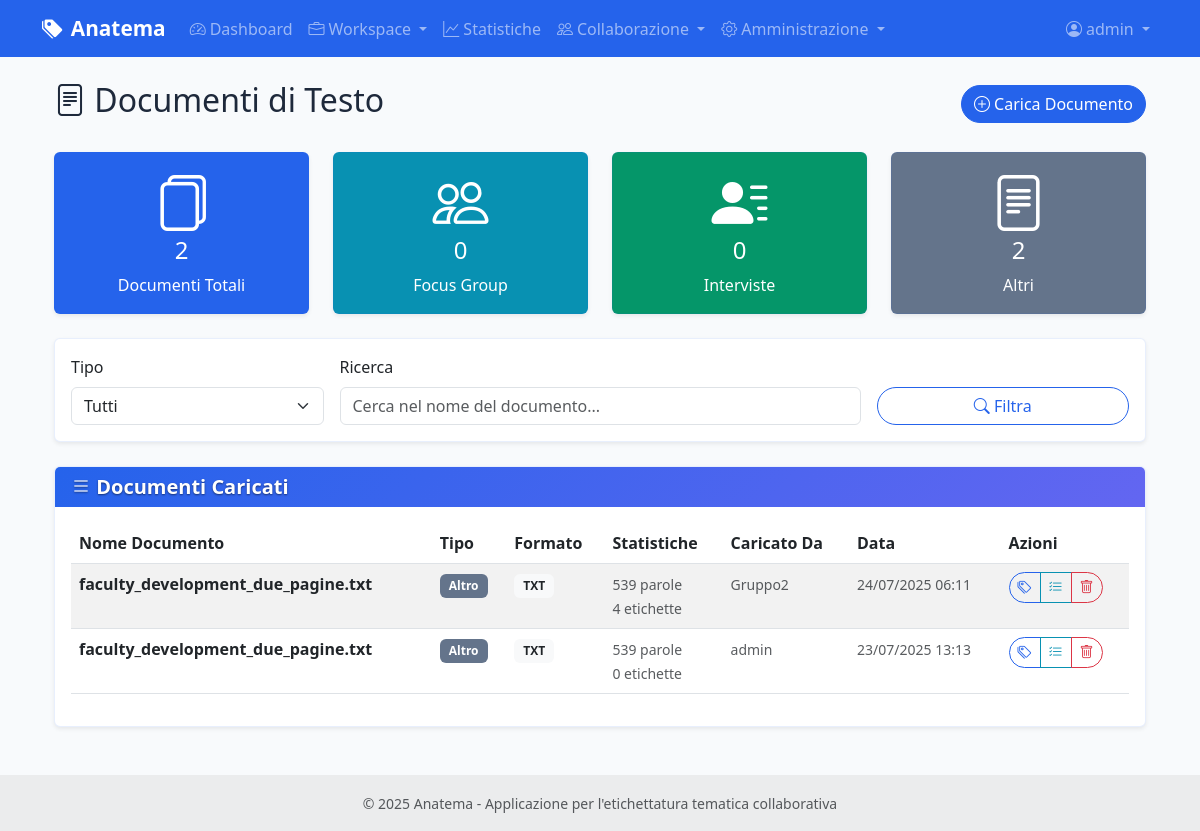
Screenshot of /text-documents/list (signed in) with the database file from the repository.
### models.py (models this page shows, shortened)
class User(UserMixin, db.Model):
    id = db.Column(db.Integer, primary_key=True)
    username = db.Column(db.String(80), unique=True, nullable=False)
    email = db.Column(db.String(120), unique=True, nullable=False)
    password_hash = db.Column(db.String(255), nullable=False)
    role = db.Column(db.String(20), default='annotatore')  # 'amministratore' o 'annotatore'
    is_active = db.Column(db.Boolean, default=True)
    last_login = db.Column(db.DateTime)
    created_at = db.Column(db.DateTime, default=datetime.utcnow)
    updated_at = db.Column(db.DateTime, default=datetime.utcnow, onupdate=datetime.utcnow)
    annotations = db.relationship('CellAnnotation', foreign_keys='CellAnnotation.user_id', backref='user', lazy=True)
    @property
    def is_admin(self):
        return self.role == 'amministratore'
    def can_manage_users(self):
        return self.role == 'amministratore'

class TextDocument(db.Model):
    __tablename__ = 'text_documents'
    id = db.Column(db.Integer, primary_key=True)
    filename = db.Column(db.String(255), nullable=False)  # Nome file sul server
    original_name = db.Column(db.String(255), nullable=False)  # Nome originale del file
    content = db.Column(db.Text, nullable=False)  # Contenuto del documento
    document_type = db.Column(db.String(50), default='other')  # 'focus_group', 'interview', 'other'
    file_format = db.Column(db.String(10), nullable=False)  # 'txt', 'md', 'docx'
    word_count = db.Column(db.Integer, default=0)
    character_count = db.Column(db.Integer, default=0)
    user_id = db.Column(db.Integer, db.ForeignKey('user.id'), nullable=False)
    project_id = db.Column(db.Integer, db.ForeignKey('projects.id'), nullable=True)
    created_at = db.Column(db.DateTime, default=datetime.utcnow)
    updated_at = db.Column(db.DateTime, default=datetime.utcnow, onupdate=datetime.utcnow)
    uploader = db.relationship('User', backref='text_documents')
    annotations = db.relationship('TextAnnotation', backref='document', lazy=True, cascade='all, delete-orphan')

### routes/text_documents.py (the view)
@text_documents_bp.route('/list')
@login_required
def list_documents():
    page = request.args.get('page', 1, type=int)
    per_page = 20
    document_type = request.args.get('type')
    search = request.args.get('search')
    query = TextDocument.query
    if document_type and document_type != 'all':
        query = query.filter_by(document_type=document_type)
    if search:
        search_term = f"%{search}%"
        query = query.filter(TextDocument.original_name.ilike(search_term))
    if not current_user.is_admin:
        query = query.filter_by(user_id=current_user.id)
    documents = query.order_by(TextDocument.created_at.desc()).paginate(
        page=page, per_page=per_page, error_out=False
    )
    if current_user.is_admin:
        total_query = TextDocument.query
    else:
        total_query = TextDocument.query.filter_by(user_id=current_user.id)
    stats = {
        'total': total_query.count(),
        'focus_groups': total_query.filter_by(document_type='focus_group').count(),
        'interviews': total_query.filter_by(document_type='interview').count(),
        'other': total_query.filter_by(document_type='other').count()
    }
    return render_template('text_documents/list.html',
                         documents=documents,
                         stats=stats,
                         current_type=document_type,
                         current_search=search)

### templates/text_documents/list.html (shortened to what this page needs)
{% extends "base.html" %}
{% block content %}
<div class="container-fluid">
    <div class="row">
        <div class="col-12">
            <div class="d-flex justify-content-between align-items-center mb-4">
                <h2><i class="bi bi-file-text"></i> Documenti di Testo</h2>
                <a href="{{ url_for('text_documents.upload') }}" class="btn btn-primary">
                    <i class="bi bi-plus-circle"></i> Carica Documento
                </a>
            </div>
            <div class="row mb-4">
                <div class="col-md-3">
                    <div class="card bg-primary text-white">
                        <div class="card-body text-center">
                            <i class="bi bi-files display-4 mb-2"></i>
                            <h4>{{ stats.total }}</h4>
                            <p class="mb-0">Documenti Totali</p>
                        </div>
                    </div>
                </div>
                <div class="col-md-3">
                    <div class="card bg-info text-white">
                        <div class="card-body text-center">
                            <i class="bi bi-people display-4 mb-2"></i>
                            <h4>{{ stats.focus_groups }}</h4>
                            <p class="mb-0">Focus Group</p>
                        </div>
                    </div>
                </div>
                <div class="col-md-3">
                    <div class="card bg-success text-white">
                        <div class="card-body text-center">
                            <i class="bi bi-person-lines-fill display-4 mb-2"></i>
                            <h4>{{ stats.interviews }}</h4>
                            <p class="mb-0">Interviste</p>
                        </div>
                    </div>
                </div>
                <div class="col-md-3">
                    <div class="card bg-secondary text-white">
                        <div class="card-body text-center">
                            <i class="bi bi-file-text display-4 mb-2"></i>
                            <h4>{{ stats.other }}</h4>
                            <p class="mb-0">Altri</p>
                        </div>
                    </div>
                </div>
            </div>
            <div class="card mb-4">
                <div class="card-body">
                    <form method="GET" class="row g-3">
                        <div class="col-md-3">
                            <label for="type" class="form-label">Tipo</label>
                            <select class="form-select" id="type" name="type">
                                <option value="all" {% if current_type == 'all' or not current_type %}selected{% endif %}>Tutti</option>
                            </select>
                        </div>
                        <div class="col-md-6">
                            <label for="search" class="form-label">Ricerca</label>
                            <input type="text" class="form-control" id="search" name="search"
                                   placeholder="Cerca nel nome del documento..."
                                   value="{{ current_search or '' }}">
                        </div>
                        <div class="col-md-3">
                            <label class="form-label">&nbsp;</label>
                            <div class="d-grid">
                                <button type="submit" class="btn btn-outline-primary">
                                    <i class="bi bi-search"></i> Filtra
                                </button>
                            </div>
                        </div>
                    </form>
                </div>
            </div>
            <div class="card">
                <div class="card-header">
                    <h5 class="mb-0">
                        <i class="bi bi-list"></i> Documenti Caricati
                    </h5>
                </div>
                <div class="card-body">
                    {% if documents.items %}
                    <div class="table-responsive">
                        <table class="table table-striped">
                            <thead>
                                <tr>
                                    <th>Nome Documento</th>
                                    <th>Tipo</th>
                                    <th>Formato</th>
                                    <th>Statistiche</th>
                                    <th>Caricato Da</th>
                                    <th>Data</th>
                                    <th>Azioni</th>
                                </tr>
                            </thead>
                            <tbody>
                                {% for document in documents.items %}
                                <tr data-document-id="{{ document.id }}">
                                    <td>
                                        <strong>{{ document.original_name }}</strong>
                                    </td>
                                    <td>
                                        {% if document.document_type == 'focus_group' %}
                                            <span class="badge bg-info">Focus Group</span>
                                        {% elif document.document_type == 'interview' %}
                                            <span class="badge bg-success">Intervista</span>
                                        {% else %}
                                            <span class="badge bg-secondary">Altro</span>
                                        {% endif %}
                                    </td>
                                    <td>
                                        <span class="badge bg-light text-dark">
                                            {{ document.file_format.upper() }}
                                        </span>
                                    </td>
                                    <td>
                                        <small class="text-muted">
                                            {{ document.word_count }} parole<br>
                                            {{ document.annotations|length }} etichette
                                        </small>
                                    </td>
                                    <td>
                                        <small class="text-muted">
                                            {{ document.uploader.username }}
                                        </small>
                                    </td>
                                    <td>
                                        <small class="text-muted">
                                            {{ document.created_at.strftime('%d/%m/%Y %H:%M') }}
                                        </small>
                                    </td>
                                    <td>
                                        <div class="btn-group" role="group">
                                            <a href="{{ url_for('text_documents.annotate', document_id=document.id) }}"
                                               class="btn btn-sm btn-outline-primary" title="Etichetta">
                                                <i class="bi bi-tags"></i>
                                            </a>
                                            <a href="{{ url_for('text_documents.annotations', document_id=document.id) }}"
                                               class="btn btn-sm btn-outline-info" title="Gestisci Annotazioni">
                                                <i class="bi bi-list-check"></i>
                                            </a>
                                            {% if current_user.is_admin or document.user_id == current_user.id %}
                                            <button type="button" class="btn btn-sm btn-outline-danger delete-document"
                                                    data-document-id="{{ document.id }}"
                                                    data-document-name="{{ document.original_name }}" title="Elimina">
                                                <i class="bi bi-trash"></i>
                                            </button>
                                            {% endif %}
                                        </div>
                                    </td>
                                </tr>
                                {% endfor %}
                            </tbody>
                        </table>
                    </div>
                    {% endif %}
                </div>
            </div>
        </div>
    </div>
</div>
{% endblock %}

### templates/base.html (shortened to what this page needs)
<!DOCTYPE html>
<html lang="it">
<head>
    <link href="https://cdn.jsdelivr.net/npm/bootstrap@5.3.0/dist/css/bootstrap.min.css" rel="stylesheet">
    <link href="https://cdn.jsdelivr.net/npm/bootstrap-icons@1.10.0/font/bootstrap-icons.css" rel="stylesheet">
    <link href="{{ url_for('static', filename='css/style.css') }}" rel="stylesheet">
</head>
<body>
    <nav class="navbar navbar-expand-lg navbar-dark bg-primary">
        <div class="container">
            <a class="navbar-brand" href="{{ url_for('main.index') }}">
                <i class="bi bi-tags-fill me-2"></i>Anatema
            </a>
            <div class="collapse navbar-collapse" id="navbarNav">
                <ul class="navbar-nav me-auto">
                    {% if current_user.is_authenticated %}
                    <li class="nav-item">
                        <a class="nav-link" href="{{ url_for('main.dashboard') }}">
                            <i class="bi bi-speedometer2 me-1"></i>Dashboard
                        </a>
                    </li>
                    <li class="nav-item dropdown">
                        <a class="nav-link dropdown-toggle" href="#" id="workspaceDropdown" role="button" data-bs-toggle="dropdown">
                            <i class="bi bi-briefcase me-1"></i>Workspace
                        </a>
                    </li>
                    <li class="nav-item">
                        <a class="nav-link" href="{{ url_for('statistics.overview') }}">
                            <i class="bi bi-graph-up me-1"></i>Statistiche
                        </a>
                    </li>
                    <li class="nav-item dropdown">
                        <a class="nav-link dropdown-toggle" href="#" id="collaborationDropdown" role="button" data-bs-toggle="dropdown">
                            <i class="bi bi-people me-1"></i>Collaborazione
                        </a>
                    </li>
                    {% if current_user.can_manage_users() %}
                    <li class="nav-item dropdown">
                        <a class="nav-link dropdown-toggle" href="#" id="adminDropdown" role="button" data-bs-toggle="dropdown">
                            <i class="bi bi-gear me-1"></i>Amministrazione
                        </a>
                    </li>
                    {% endif %}
                    {% endif %}
                </ul>
                <ul class="navbar-nav">
                    {% if current_user.is_authenticated %}
                    <li class="nav-item dropdown">
                        <a class="nav-link dropdown-toggle" href="#" id="userDropdown" role="button" data-bs-toggle="dropdown">
                            <i class="bi bi-person-circle me-1"></i>{{ current_user.username }}
                        </a>
                    </li>
                    {% endif %}
                </ul>
            </div>
        </div>
    </nav>
    <main class="container my-4">
        {% block content %}{% endblock %}
    </main>
    <footer class="bg-light text-center text-lg-start mt-5">
        <div class="text-center p-3" style="background-color: rgba(0, 0, 0, 0.05);">
            <small class="text-muted">
                © 2025 Anatema - Applicazione per l'etichettatura tematica collaborativa
            </small>
        </div>
    </footer>
</body>
</html>

### rows the page displays
User: username "admin"
TextDocument: original_name "faculty_development_due_pagine.txt", document_type "Altro", file_format "TXT", word_count "539", annotations|length "4", uploader.username "Gruppo2", created_at "24/07/2025 06:11"
TextDocument: original_name "faculty_development_due_pagine.txt", document_type "Altro", file_format "TXT", word_count "539", annotations|length "0", uploader.username "admin", created_at "23/07/2025 13:13"

### other values shown
{{ stats.total }} "2"
{{ stats.focus_groups }} "0"
{{ stats.interviews }} "0"
{{ stats.other }} "2"
